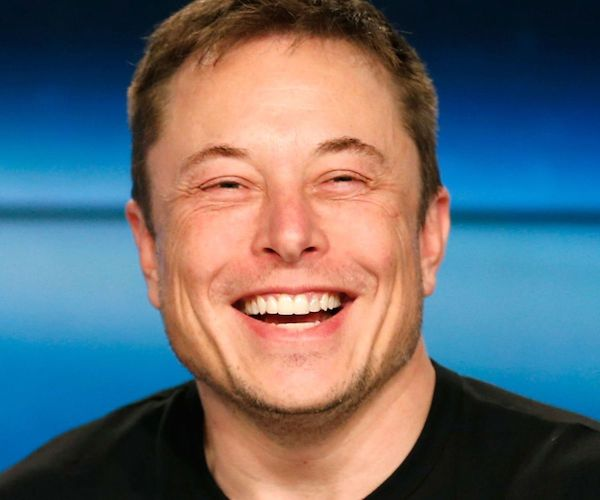
#> input picture images/musk.jpg, 600 x 500 px
$ python 6_1mascara.py
#> lines starting #> are read from the running program, lines starting #| are printed output that depends on the picture; after the words box and inside, x2 and y2 are one past the last pixel; in counts of white or black regions, pixels touching at a corner belong together
import cv2
import numpy as np

image = cv2.imread("images/musk.jpg")
#> image is the input picture: shape (500, 600, 3); mean B, G, R 112.1, 105.5, 100.1


#mascara simple

# Crear una máscara de un solo canal del tamaño de la imagen
mask1 = np.zeros(image.shape[:2], dtype=np.uint8)
'''
En python el ':' se utiliza para indicar un rango o un corte dentro de una secuencia
la sintaxis completa seria [start:stop] si no se especifica el start se toma como 0 y
si no se especifica el stop se toma como el tamaño de la secuencia

dtype indica el tipo de dato que se almacenara en la matriz, en este caso es un entero sin signo de 8 bits es
decir un valor entre 0 y 255 perfecto para una mascara binaria o escala de grises
'''
# Definir un área en la máscara
mask1[50:200, 170:320] = 255

cv2.imshow("Original", image)
cv2.imshow("Mask1", mask1)
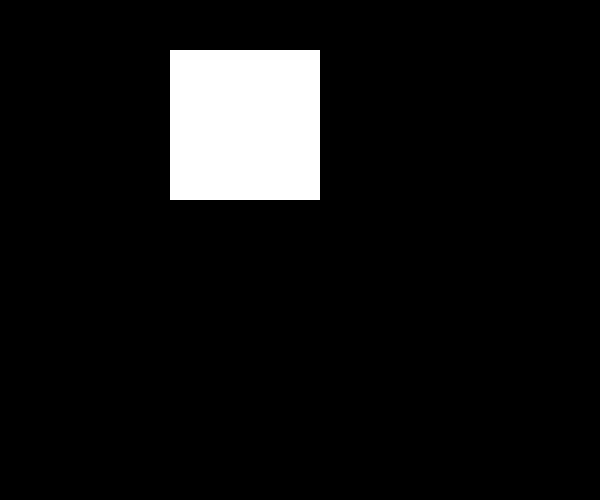
#> window 'Mask1': shape (500, 600); 7.5% white; 1 white region, box (x1, y1, x2, y2) and area: (170, 50, 320, 200) 22500


#mascara en rango de colores

mask2 = cv2.inRange(image, (0,0,0), (255,100,100))
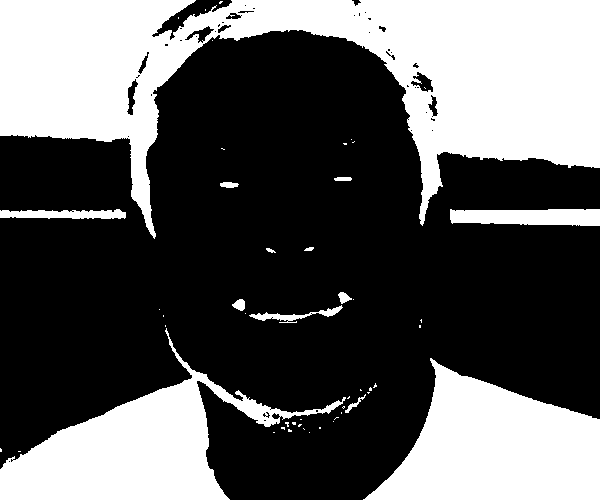
#> mask2: shape (500, 600); 36.2% white; 50 white regions (37 under 20 px), largest, box (x1, y1, x2, y2) and area: (0, 0, 600, 239) 64451, (363, 358, 600, 500) 20579, (0, 328, 346, 500) 19385

cv2.imshow("Original", image)
#cv2.imshow("Mask2", mask2)

'''
src1: Primera imagen o matriz de entrada.
src2: Segunda imagen o matriz de entrada. En este caso, es la misma que src1 (es decir, image).
dst: (Opcional) Salida en la que se guardará el resultado. Si no se especifica, se crea una nueva imagen de salida.
mask: (Opcional) Una máscara opcional. Si se proporciona, la operación se aplicará solo a los píxeles donde la máscara tenga un valor diferente de 0.
'''
result = cv2.bitwise_and(image, image, mask=mask1)
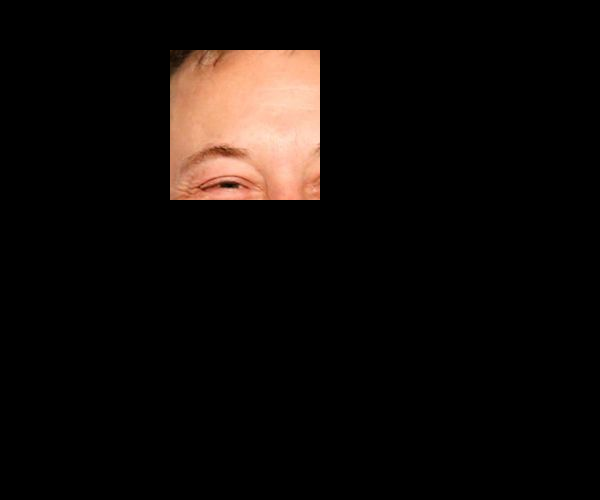
#> result: shape (500, 600, 3); mean B, G, R 9.7, 12.2, 17.2
#result = cv2.bitwise_and(image, image, mask=mask2)

cv2.imshow("AND", result)

while True:
    c = cv2.waitKey(20)
#> (key Esc is pressed here)
    if c == 27:  # ESC key
        break

cv2.destroyAllWindows()
